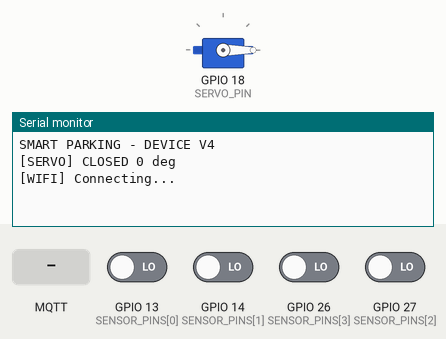
Simulated run of this sketch. Board: ESP32. On the bench: servo, the last lines printed to the serial monitor. The test bench sets the inputs (shaded band); at power-on: GPIO 13 (SENSOR_PINS[0]), GPIO 14 (SENSOR_PINS[1]), GPIO 26 (SENSOR_PINS[3]), GPIO 27 (SENSOR_PINS[2]) LOW. WiFi joins after 1.5 s; servers stay silent unless stated; no MQTT or app messages arrive unless stated.

Above: at 1.7 s.
1.8 s: GPIO 13 (SENSOR_PINS[0]) driven HIGH
At 3.2 s:
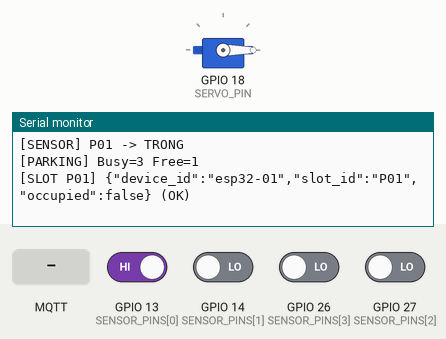
3.5 s: MQTT message "ENTRY" arrives on the first subscribed topic
At 4.5 s:
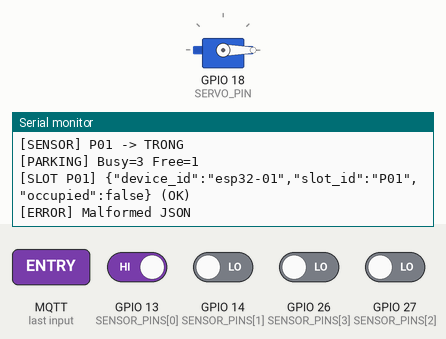
5.0 s: MQTT message "1" arrives on the first subscribed topic
At 6.2 s:
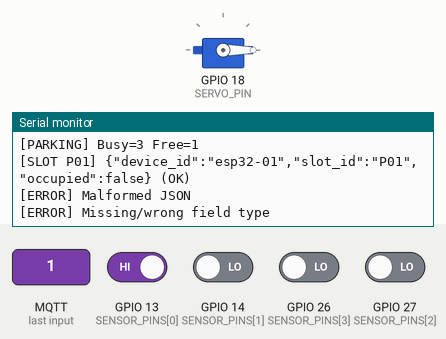
6.5 s: GPIO 13 (SENSOR_PINS[0]) driven LOW
At 8.3 s:
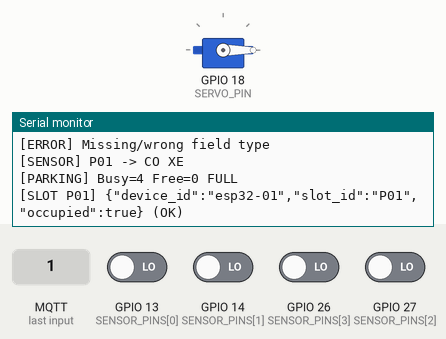
Timing chart, 0 to 9.4 s (numbered marks = the images above; inputs shaded):
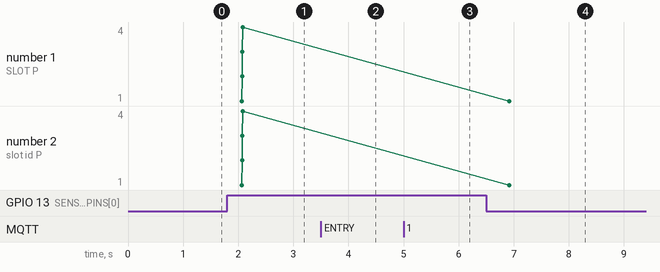

The sketch:

sketch.ino
```cpp
#include <Arduino.h>
#include <WiFi.h>
#include <PubSubClient.h>
#include <ESP32Servo.h>
#include <ArduinoJson.h>

// SMART PARKING - DEVICE V4 / Group 21
// ESP32 + 4 Switches + Servo + MQTT
// Backend se gan received_at UTC.

// ========== 1. CONFIG ==========

const char* WIFI_SSID = "Wokwi-GUEST";
const char* WIFI_PASS = "";

const char* MQTT_HOST = "broker.hivemq.com";
const uint16_t MQTT_PORT = 1883;

const char* DEVICE_ID = "esp32-01";
const char* CLIENT_ID =
  "smartparking-group21-esp32-01-wokwi";

const char* TOPIC_DEVICE =
  "smartparking/group21/device/status";

const char* TOPIC_COMMAND =
  "smartparking/group21/gate/command";

const char* TOPIC_GATE_STATUS =
  "smartparking/group21/gate/status";

const char* SLOT_TOPICS[4] = {
  "smartparking/group21/slots/P01/state",
  "smartparking/group21/slots/P02/state",
  "smartparking/group21/slots/P03/state",
  "smartparking/group21/slots/P04/state"
};

const char* SLOT_IDS[4] = {
  "P01", "P02", "P03", "P04"
};

const uint8_t SENSOR_PINS[4] = {
  13, 14, 27, 26
};

const uint8_t SERVO_PIN = 18;

const unsigned long DEBOUNCE_MS = 400;
const unsigned long RETRY_MS = 5000;
const unsigned long HEARTBEAT_MS = 10000;
const unsigned long GATE_MOVE_MS = 700;

// ========== 2. OBJECTS ==========

WiFiClient network;
PubSubClient mqtt(network);
Servo servo;

// ========== 3. SENSOR STATE ==========

bool occupied[4] = {
  false, false, false, false
};

bool sampleState[4] = {
  false, false, false, false
};

bool slotDirty[4] = {
  true, true, true, true
};

unsigned long sampleChangedAt[4] = {
  0, 0, 0, 0
};

// ========== 4. CONNECTION STATE ==========

unsigned long lastWiFiAttempt = 0;
unsigned long lastMQTTAttempt = 0;
unsigned long lastHeartbeatAt = 0;

bool wifiWasConnected = false;

// ========== 5. GATE STATE ==========

bool gateMoving = false;
bool gateOpen = false;
bool targetOpen = false;

unsigned long gateStartedAt = 0;

char activeCommandId[81] = "";
char lastCommandId[81] = "";
char lastCommandStatus[16] = "";

char pendingAckId[81] = "";
char pendingAckStatus[16] = "";

bool ackPending = false;

// ========== 6. GATE STATUS ==========

bool publishGateStatus(
  const char* id,
  const char* status
) {
  if (!mqtt.connected()) {
    return false;
  }

  JsonDocument out;

  out["device_id"] = DEVICE_ID;
  out["command_id"] = id;
  out["status"] = status;

  char buf[256];

  size_t n = serializeJson(
    out, buf, sizeof(buf)
  );

  if (n == 0 || n >= sizeof(buf)) {
    return false;
  }

  bool ok = mqtt.publish(
    TOPIC_GATE_STATUS, buf
  );

  Serial.printf(
    "[GATE STATUS] %s (%s)\n",
    buf,
    ok ? "OK" : "FAILED"
  );

  return ok;
}

// ========== 7. QUEUE RESPONSE ==========

void queueGateStatus(
  const char* id,
  const char* status
) {
  snprintf(
    pendingAckId,
    sizeof(pendingAckId),
    "%s",
    id
  );

  snprintf(
    pendingAckStatus,
    sizeof(pendingAckStatus),
    "%s",
    status
  );

  ackPending = true;
}

// ========== 8. MQTT CALLBACK ==========

void mqttCallback(
  char* topic,
  byte* payload,
  unsigned int length
) {
  if (strcmp(topic, TOPIC_COMMAND) != 0) {
    return;
  }

  if (length == 0 || length > 256) {
    Serial.println(
      "[ERROR] Command length invalid"
    );
    return;
  }

  JsonDocument doc;

  if (
    deserializeJson(doc, payload, length)
    != DeserializationError::Ok
  ) {
    Serial.println(
      "[ERROR] Malformed JSON"
    );
    return;
  }

  if (
    !doc["command_id"].is<const char*>() ||
    !doc["action"].is<const char*>() ||
    !doc["direction"].is<const char*>()
  ) {
    Serial.println(
      "[ERROR] Missing/wrong field type"
    );
    return;
  }

  const char* id = doc["command_id"];
  const char* action = doc["action"];
  const char* direction = doc["direction"];

  if (!id[0] || strlen(id) > 80) {
    Serial.println(
      "[ERROR] Invalid command_id"
    );
    return;
  }

  bool validDirection =
    strcmp(direction, "ENTRY") == 0 ||
    strcmp(direction, "EXIT") == 0;

  bool validAction =
    strcmp(action, "OPEN") == 0 ||
    strcmp(action, "CLOSE") == 0;

  if (!validDirection || !validAction) {
    Serial.println(
      "[ERROR] Invalid action/direction"
    );

    queueGateStatus(id, "ERROR");
    return;
  }

  // Kiem tra lenh trung
  if (strcmp(id, lastCommandId) == 0) {
    Serial.println(
      "[GATE] Duplicate command: re-ack"
    );

    queueGateStatus(
      id, lastCommandStatus
    );
    return;
  }

  // Neu Servo dang quay
  if (gateMoving) {
    Serial.println(
      "[GATE] Busy: command rejected"
    );

    queueGateStatus(id, "ERROR");
    return;
  }

  snprintf(
    activeCommandId,
    sizeof(activeCommandId),
    "%s",
    id
  );

  targetOpen =
    strcmp(action, "OPEN") == 0;

  servo.write(
    targetOpen ? 90 : 0
  );

  gateMoving = true;
  gateStartedAt = millis();

  Serial.printf(
    "[GATE] %s direction=%s id=%s\n",
    action, direction, id
  );
}

// ========== 9. SERVO PROCESS ==========

void processServo() {
  if (!gateMoving) {
    return;
  }

  if (
    millis() - gateStartedAt
    < GATE_MOVE_MS
  ) {
    return;
  }

  gateMoving = false;
  gateOpen = targetOpen;

  const char* result =
    gateOpen ? "OPENED" : "CLOSED";

  snprintf(
    lastCommandId,
    sizeof(lastCommandId),
    "%s",
    activeCommandId
  );

  snprintf(
    lastCommandStatus,
    sizeof(lastCommandStatus),
    "%s",
    result
  );

  queueGateStatus(
    activeCommandId, result
  );

  Serial.printf(
    "[GATE] %s\n", result
  );
}

// ========== 10. PUBLISH SLOT ==========

bool publishSlot(int i) {
  if (!mqtt.connected()) {
    return false;
  }

  JsonDocument doc;

  doc["device_id"] = DEVICE_ID;
  doc["slot_id"] = SLOT_IDS[i];
  doc["occupied"] = occupied[i];

  char buf[192];

  size_t n = serializeJson(
    doc, buf, sizeof(buf)
  );

  if (n == 0 || n >= sizeof(buf)) {
    return false;
  }

  bool ok = mqtt.publish(
    SLOT_TOPICS[i],
    buf,
    false
  );

  Serial.printf(
    "[SLOT %s] %s (%s)\n",
    SLOT_IDS[i],
    buf,
    ok ? "OK" : "FAILED"
  );

  return ok;
}

// ========== 11. HEARTBEAT ==========

void publishHeartbeat() {
  if (!mqtt.connected()) {
    return;
  }

  JsonDocument doc;

  doc["device_id"] = DEVICE_ID;
  doc["status"] = "online";
  doc["uptime_ms"] = millis();

  char buf[192];

  size_t n = serializeJson(
    doc, buf, sizeof(buf)
  );

  if (n > 0 && n < sizeof(buf)) {
    bool ok = mqtt.publish(
      TOPIC_DEVICE,
      buf,
      false
    );

    Serial.printf(
      "[HEARTBEAT] %s (%s)\n",
      buf,
      ok ? "OK" : "FAILED"
    );
  }
}

// ========== 12. READ SENSORS ==========

void pollSensors() {
  unsigned long now = millis();

  for (int i = 0; i < 4; i++) {
    bool sample =
      digitalRead(SENSOR_PINS[i]) == LOW;

    if (sample != sampleState[i]) {
      sampleState[i] = sample;
      sampleChangedAt[i] = now;
    }

    // Chong nhieu 400ms
    if (
      now - sampleChangedAt[i] >= DEBOUNCE_MS &&
      sample != occupied[i]
    ) {
      occupied[i] = sample;
      slotDirty[i] = true;

      Serial.printf(
        "[SENSOR] %s -> %s\n",
        SLOT_IDS[i],
        sample ? "CO XE" : "TRONG"
      );

      int busy = 0;

      for (bool state : occupied) {
        if (state) {
          busy++;
        }
      }

      Serial.printf(
        "[PARKING] Busy=%d Free=%d%s\n",
        busy,
        4 - busy,
        busy == 4 ? " FULL" : ""
      );
    }
  }
}

// ========== 13. WIFI RECONNECT ==========

void reconnectWiFi() {
  if (WiFi.status() == WL_CONNECTED) {
    return;
  }

  if (
    lastWiFiAttempt != 0 &&
    millis() - lastWiFiAttempt < RETRY_MS
  ) {
    return;
  }

  lastWiFiAttempt = millis();

  Serial.println("[WIFI] Connecting...");

  WiFi.begin(
    WIFI_SSID,
    WIFI_PASS,
    6
  );
}

// ========== 14. MQTT RECONNECT ==========

void reconnectMQTT() {
  if (
    WiFi.status() != WL_CONNECTED ||
    mqtt.connected()
  ) {
    return;
  }

  if (
    lastMQTTAttempt != 0 &&
    millis() - lastMQTTAttempt < RETRY_MS
  ) {
    return;
  }

  lastMQTTAttempt = millis();

  Serial.println("[MQTT] Connecting...");

  bool ok = mqtt.connect(
    CLIENT_ID,
    TOPIC_DEVICE,
    0,
    false,
    "{\"device_id\":\"esp32-01\","
    "\"status\":\"offline\"}"
  );

  if (!ok) {
    Serial.printf(
      "[MQTT] FAILED state=%d\n",
      mqtt.state()
    );
    return;
  }

  Serial.println("[MQTT] CONNECTED");

  bool subscribed = mqtt.subscribe(
    TOPIC_COMMAND,
    1
  );

  Serial.printf(
    "[MQTT] SUBSCRIBE %s\n",
    subscribed ? "OK" : "FAILED"
  );

  // Gui lai trang thai 4 o
  for (int i = 0; i < 4; i++) {
    slotDirty[i] = true;
  }

  publishHeartbeat();
  lastHeartbeatAt = millis();
}

// ========== 15. SETUP ==========

void setup() {
  Serial.begin(115200);
  delay(500);

  Serial.println(
    "SMART PARKING - DEVICE V4"
  );

  // Khoi tao 4 cam bien
  for (int i = 0; i < 4; i++) {
    pinMode(
      SENSOR_PINS[i],
      INPUT_PULLUP
    );

    occupied[i] =
      digitalRead(SENSOR_PINS[i]) == LOW;

    sampleState[i] = occupied[i];
    sampleChangedAt[i] = millis();
  }

  // Khoi tao Servo
  servo.attach(
    SERVO_PIN,
    500,
    2400
  );

  servo.write(0);

  Serial.println(
    "[SERVO] CLOSED 0 deg"
  );

  // Khoi tao WiFi
  WiFi.mode(WIFI_STA);

  // Cau hinh MQTT
  mqtt.setServer(
    MQTT_HOST,
    MQTT_PORT
  );

  mqtt.setCallback(mqttCallback);
  mqtt.setBufferSize(512);
  mqtt.setKeepAlive(15);
  mqtt.setSocketTimeout(3);

  reconnectWiFi();
}

// ========== 16. MAIN LOOP ==========

void loop() {

  // Doc 4 cam bien
  pollSensors();

  // Xu ly Servo khong block
  processServo();

  bool wifiNow =
    WiFi.status() == WL_CONNECTED;

  if (!wifiNow) {

    if (wifiWasConnected) {
      Serial.println(
        "[WIFI] DISCONNECTED"
      );
    }

    wifiWasConnected = false;
    reconnectWiFi();

  } else {

    if (!wifiWasConnected) {
      Serial.print(
        "[WIFI] CONNECTED IP="
      );

      Serial.println(
        WiFi.localIP()
      );
    }

    wifiWasConnected = true;

    // Ket noi lai MQTT
    if (!mqtt.connected()) {
      reconnectMQTT();
    }

    if (mqtt.connected()) {

      mqtt.loop();

      // Gui phan hoi Gate con cho
      if (
        ackPending &&
        publishGateStatus(
          pendingAckId,
          pendingAckStatus
        )
      ) {
        ackPending = false;
      }

      // Gui cac o thay doi
      for (int i = 0; i < 4; i++) {
        if (
          slotDirty[i] &&
          publishSlot(i)
        ) {
          slotDirty[i] = false;
        }
      }

      // Heartbeat moi 10 giay
      if (
        millis() - lastHeartbeatAt
        >= HEARTBEAT_MS
      ) {
        publishHeartbeat();
        lastHeartbeatAt = millis();
      }
    }
  }

  delay(20);
}
```

Measured:
- after the input at 1.8 s, the serial monitor: prints a new line after 0.41 s (image 1)
- after the input at 3.5 s, the serial monitor: prints a new line at once (image 2)
- after the input at 5.0 s, the serial monitor: prints a new line at once (image 3)
- after the input at 6.5 s, the serial monitor: prints a new line after 0.42 s (image 4)
- plotted number 1: 4 → 1 after the input at 6.5 s
- plotted number 2: 4 → 1 after the input at 6.5 s
